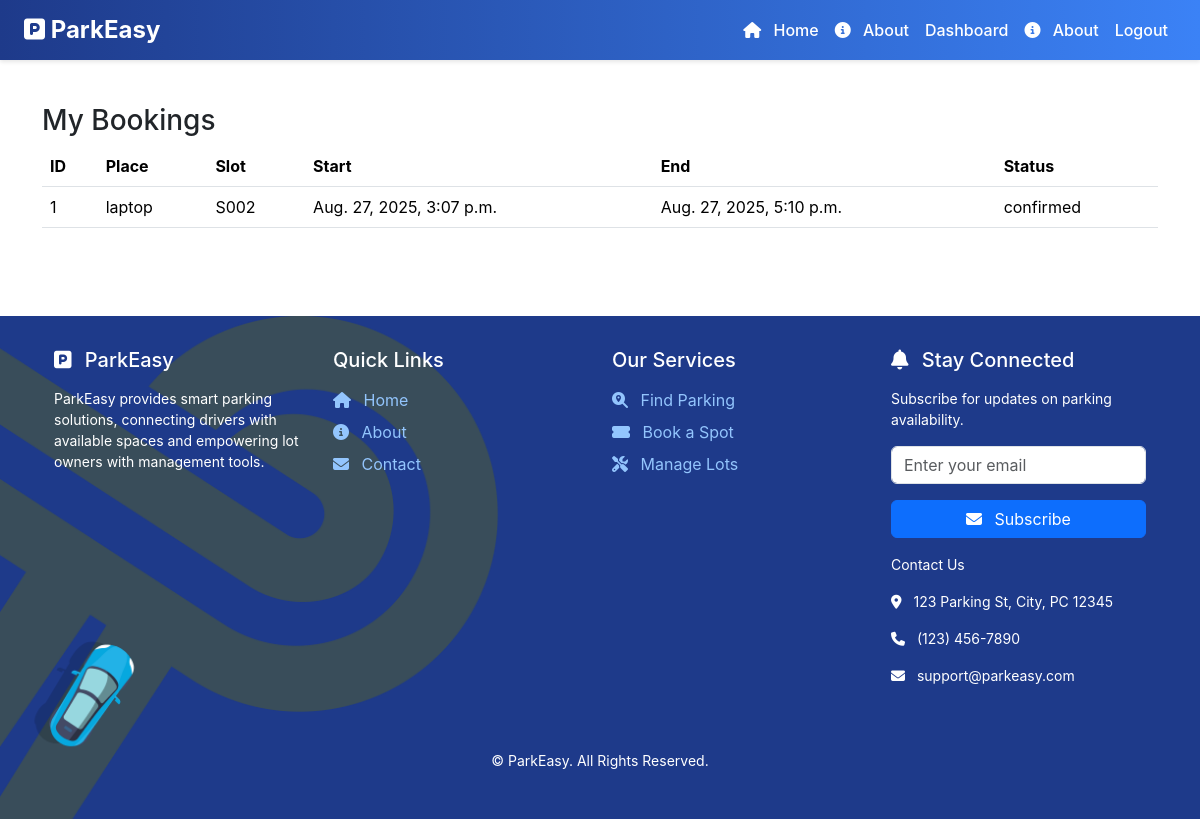
/customer/my-bookings/ (signed in), run on the app's committed database.
### customer/models.py (models this page shows, shortened)
class Booking(models.Model):
    customer = models.ForeignKey(settings.AUTH_USER_MODEL, on_delete=models.CASCADE, related_name='bookings')
    slot = models.ForeignKey(ParkingSlot, on_delete=models.CASCADE, related_name='bookings')
    start_time = models.DateTimeField()
    end_time = models.DateTimeField()
    created_at = models.DateTimeField(auto_now_add=True)
    status = models.CharField(max_length=20, default='pending')  # pending, confirmed, cancelled

### owner/models.py (models this page shows, shortened)
class ParkingSlot(models.Model):
    place = models.ForeignKey(ParkingPlace, on_delete=models.CASCADE, related_name='slots')
    code = models.CharField(max_length=20)
    is_available = models.BooleanField(default=True)
    price_per_hour = models.DecimalField(max_digits=8, decimal_places=2, null=True, blank=True)
    class Meta:
        unique_together = ('place', 'code')

class ParkingPlace(models.Model):
    owner = models.ForeignKey(settings.AUTH_USER_MODEL, on_delete=models.CASCADE, related_name='parking_places')
    name = models.CharField(max_length=120)
    address = models.TextField()
    area = models.CharField(max_length=80)
    city = models.CharField(max_length=80)
    price_per_hour = models.DecimalField(max_digits=8, decimal_places=2, default=0)
    description = models.TextField(blank=True)
    allowed_vehicle_types = models.TextField(blank=True, help_text='Comma-separated values of allowed vehicle types')
    created_at = models.DateTimeField(auto_now_add=True)

### customer/views.py (the view)
# urls.py: path('my-bookings/', views.my_bookings, name='customer_my_bookings'),
@login_required
@role_required('customer')
def my_bookings(request):
    bookings = Booking.objects.filter(customer=request.user).select_related('slot', 'slot__place').order_by('-created_at')
    return render(request, 'customer/mybookings.html', {'bookings': bookings})

### accounts/utils.py (called while the page is built)
def role_required(allowed_roles):
    if isinstance(allowed_roles, str):
        allowed = {allowed_roles}
    else:
        allowed = set(allowed_roles)
    def decorator(view_func):
        @wraps(view_func)
        def _wrapped(request, *args, **kwargs):
            if not request.user.is_authenticated:
                return redirect('login')
            try:
                role = request.user.role
            except Exception:
                return redirect('login')
            if role not in allowed:
                return render(request, 'accounts/forbidden.html', status=403)
            return view_func(request, *args, **kwargs)
        return _wrapped
    return decorator

### customer/templates/customer/mybookings.html (shortened to what this page needs)
{% extends 'base.html' %}
{% block content %}
<h3>My Bookings</h3>
<table class="table">
  <thead><tr><th>ID</th><th>Place</th><th>Slot</th><th>Start</th><th>End</th><th>Status</th></tr></thead>
  <tbody>
    {% for b in bookings %}
    <tr>
      <td>{{ b.id }}</td>
      <td>{{ b.slot.place.name }}</td>
      <td>{{ b.slot.code }}</td>
      <td>{{ b.start_time }}</td>
      <td>{{ b.end_time }}</td>
      <td>{{ b.status }}</td>
    </tr>
    {% empty %}
    <tr><td colspan="6"><div class="alert alert-info">No bookings yet.</div></td></tr>
    {% endfor %}
  </tbody>
</table>
{% endblock %}

### static/css/style.css (style rules this page uses)
body { font-family: 'Inter', sans-serif; margin: 0; padding: 0; }

### data on the page
Booking: id "1", slot.place.name "laptop", slot.code "S002", start_time "Aug. 27, 2025, 3:07 p.m.", end_time "Aug. 27, 2025, 5:10 p.m.", status "confirmed"
